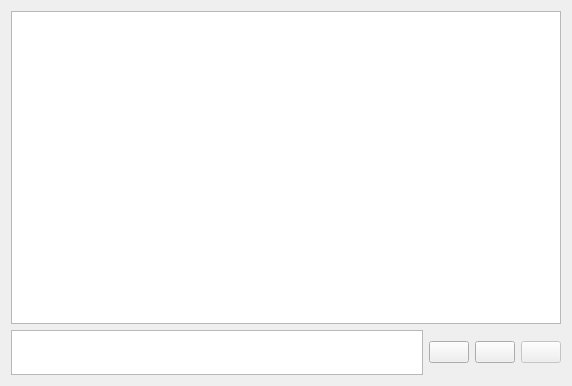
<?xml version="1.0" encoding="UTF-8"?>
<ui version="4.0">
 <class>ChatWindow</class>
 <widget class="QWidget" name="ChatWindow">
  <property name="geometry">
   <rect>
    <x>0</x>
    <y>0</y>
    <width>572</width>
    <height>386</height>
   </rect>
  </property>
  <property name="minimumSize">
   <size>
    <width>572</width>
    <height>386</height>
   </size>
  </property>
  <property name="windowTitle">
   <string>ChatWindow</string>
  </property>
  <layout class="QVBoxLayout" name="verticalLayout">
   <item>
    <widget class="QListWidget" name="MessagesWindow">
     <property name="font">
      <font>
       <family>MS Shell Dlg 2</family>
       <pointsize>8</pointsize>
      </font>
     </property>
     <property name="mouseTracking">
      <bool>true</bool>
     </property>
     <property name="layoutDirection">
      <enum>Qt::LeftToRight</enum>
     </property>
     <property name="autoScroll">
      <bool>false</bool>
     </property>
     <property name="selectionMode">
      <enum>QAbstractItemView::SingleSelection</enum>
     </property>
     <property name="iconSize">
      <size>
       <width>75</width>
       <height>75</height>
      </size>
     </property>
     <property name="isWrapping" stdset="0">
      <bool>false</bool>
     </property>
     <property name="wordWrap">
      <bool>true</bool>
     </property>
    </widget>
   </item>
   <item>
    <layout class="QHBoxLayout" name="horizontalLayout">
     <item>
      <widget class="MessageTextTextEdit" name="MessageText">
       <property name="sizePolicy">
        <sizepolicy hsizetype="Expanding" vsizetype="Minimum">
         <horstretch>0</horstretch>
         <verstretch>0</verstretch>
        </sizepolicy>
       </property>
       <property name="minimumSize">
        <size>
         <width>0</width>
         <height>45</height>
        </size>
       </property>
       <property name="maximumSize">
        <size>
         <width>16777215</width>
         <height>75</height>
        </size>
       </property>
      </widget>
     </item>
     <item>
      <widget class="QPushButton" name="SendEmoji">
       <property name="text">
        <string/>
       </property>
       <property name="icon">
        <iconset>
         <normaloff>App Resources/SendEmojiButton.png</normaloff>App Resources/SendEmojiButton.png</iconset>
       </property>
      </widget>
     </item>
     <item>
      <widget class="QPushButton" name="SendFile">
       <property name="text">
        <string/>
       </property>
       <property name="icon">
        <iconset>
         <normaloff>App Resources/SendAttatchmentButton.png</normaloff>App Resources/SendAttatchmentButton.png</iconset>
       </property>
      </widget>
     </item>
     <item>
      <widget class="QPushButton" name="SendMessage">
       <property name="enabled">
        <bool>false</bool>
       </property>
       <property name="text">
        <string/>
       </property>
       <property name="icon">
        <iconset>
         <normaloff>App Resources/SendMessageButton.png</normaloff>App Resources/SendMessageButton.png</iconset>
       </property>
      </widget>
     </item>
    </layout>
   </item>
  </layout>
 </widget>
 <layoutdefault spacing="6" margin="11"/>
 <customwidgets>
  <customwidget>
   <class>MessageTextTextEdit</class>
   <extends>QTextEdit</extends>
   <header location="global">MessageTextTextEdit.h</header>
  </customwidget>
 </customwidgets>
 <resources/>
 <connections/>
</ui>
